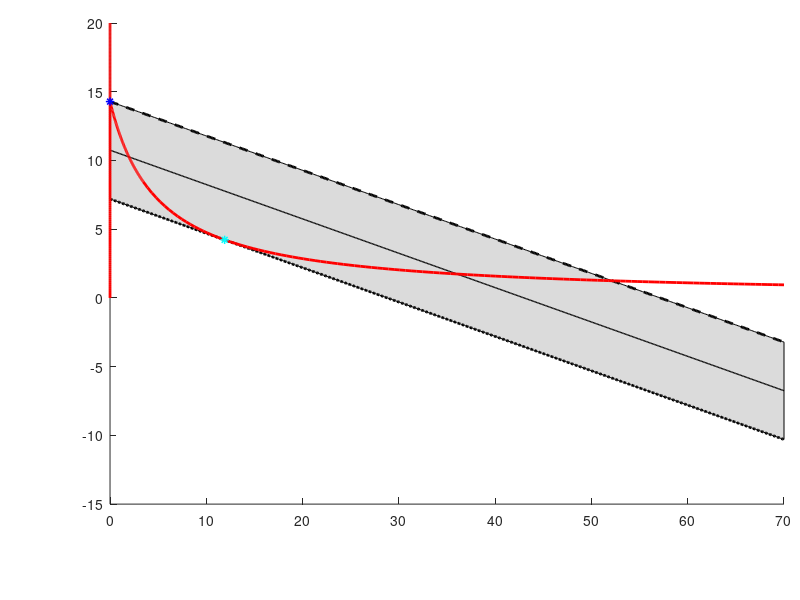

Reproduce this figure in MATLAB. (Note: this script raises an error after producing the figure.)
clear all
close all
clc

% gamma = 1/3; beta = 0.05; nu = 2; d_s = 2; d_i = 1; 
beta = 0.01; nu = 0.2; gamma = 1 / 7; d_s = 4; d_i = 1;

disp(['judge ' num2str(gamma/beta - 1/nu)])
disp(['judge ' num2str(gamma/beta - d_i/4/d_s)])
disp(['p_star ' num2str(-d_i + 2*sqrt(d_s*d_i*gamma/beta))])


disp(['judge condition di/ds - gamma*nu/beta :' num2str(d_i/d_s - gamma*nu/beta)])
disp(['p_star_low ' num2str(2*sqrt(d_s*d_i*gamma/beta/nu) - d_i/nu)])
disp(['p_star_up ' num2str(d_s*gamma/beta)])


i_right = 70;

%%
i_T = 0;
s_T = gamma/beta;

i_1 = sqrt(gamma/beta/nu)-1/nu;
i_Fq = linspace(0,i_1);
s_Fq = gamma./(beta.*(1+nu.*i_Fq));

i_2 = sqrt(d_s/d_i)*(sqrt(gamma/beta/nu))-1/nu;
i_Fh = linspace(i_1,i_2,20);
s_Fh = gamma./(beta.*(1+nu.*i_Fh));

i_D = linspace(i_2,i_right);
s_D = gamma./(beta.*(1+nu.*i_D));

%%
figure
set(gcf,"Position",[100 100 900 560])
axes('Position',[0.137533875338753 0.159821428571429 0.842466124661246 0.801785714285714]);
hold on 
ic = i_right;
sc = gamma./(beta.*(1+nu.*ic));

k = - d_i/d_s;

p2 = d_s * gamma/beta;
i_values = linspace(0,i_right,500+1);  
l2_s = k * i_values + p2/d_s;
plot(i_values,l2_s,'k--','LineWidth',2.0)

p3 = 2*sqrt(d_s*d_i*gamma/beta/nu) - d_i/nu;
i_values = linspace(0,i_right,500+1);  
l3_s = k * i_values + p3/d_s;
plot(i_values,l3_s,'k:','LineWidth',2.0)

disp(['p_up=' num2str(p2) ', p_low=' num2str(p3)])

pc = 43;
ic_values = linspace(0,i_right,500+1);  
lc_s = k * ic_values + pc/d_s;
plot(ic_values,lc_s,'k-','LineWidth',1.0)

x_fill = [i_values, fliplr(i_values)]; 
y_fill = [l2_s,fliplr(l3_s)]; 

fill(x_fill, y_fill, [0.3 0.3 0.3], 'FaceAlpha', 0.2);  

%%

plot(i_Fq,s_Fq,'r-','LineWidth',2.0)
plot(i_Fh,s_Fh,'r-','LineWidth',2.0)
plot(i_D,s_D,'r-','LineWidth',2.0)

up_s = 20;
plot(zeros(size(linspace(0,s_T,100+1))),linspace(0,s_T,100+1),'r-','LineWidth',2.0)
plot(zeros(size(linspace(s_T,up_s,100+1))),linspace(s_T,up_s,100+1),'r-','LineWidth',2.0)
plot(i_T,s_T,'b*','LineWidth',1.1)

i_D = sqrt(d_s/d_i)*(sqrt(gamma/beta/nu))-1/nu;
s_D = gamma/(beta*(1+nu*i_D));
plot(i_D,s_D,'c*','LineWidth',1.1)

ax = gca; 
ax.XTick = [0,10:10:70]; 
ax.XTickLabel = []; 
ax.XAxis.FontName = 'Times New Roman';
ax.TickLabelInterpreter = 'latex';

ax.YTick = [0,4:4:20]; 
ax.YTickLabel = {'0', '', '', '', '', '', '', ''}; 
ax.YAxis.FontName = 'Times New Roman'; 
ax.TickLabelInterpreter = 'latex';

ax.XAxis.TickDirection = 'in';
ax.YAxis.TickDirection = 'in';

xlim([0 i_right])
ylim([0 up_s])
xlabel('$I$','FontSize',48,'Interpreter','latex')
ylabel('$S$','FontSize',48,'Interpreter','latex')

annotation(gcf,'textbox',...
    [0.141462301587301 0.733035714285714 0.0507599206349209 0.0889654376514063],...
    'String',{'$T$'},'Interpreter','latex','FontSize',36,'Color', 'b',...
    'FitBoxToText', 'off', ...
    'EdgeColor', 'none');

annotation(gcf,'textbox',...
    [0.230614087301586 0.239285714285714 0.057163690476192 0.0949533956236418],...
    'String',{'$D$'},'Interpreter','latex','FontSize',36,'Color', 'c',...
    'FitBoxToText', 'off', ...
    'EdgeColor', 'none');

annotation(gcf,'textbox',...
    [0.704249007936504 0.216071428571428 0.269084325396829 0.106598863309113],...
    'String',{'$f(S,I)=0$'},...
    'FontSize',36,'Interpreter','latex','EdgeColor', 'none','Color', 'r',...
    'FitBoxToText','off');
annotation(gcf,'textbox',...
    [0.196533730158727 0.533928571428571 0.37513293650794 0.109476283647585],...
    'String',{'$d_{S}S+d_{I}I=P^{*}$'},...
    'Rotation',-28,...
    'FontSize',36,'Interpreter','latex','EdgeColor', 'none',...
    'FitBoxToText','off');

box('on');

gwLineWidth = 1.0;
set(gca,'XColor','k','YColor','k','TickLength',...
    [0.005 0.005],'FontSize',36,'linewidth',gwLineWidth,'layer','top');

figure_name = ['./FigureS3a_intersect.eps'];
saveas(gcf, figure_name, 'epsc');

